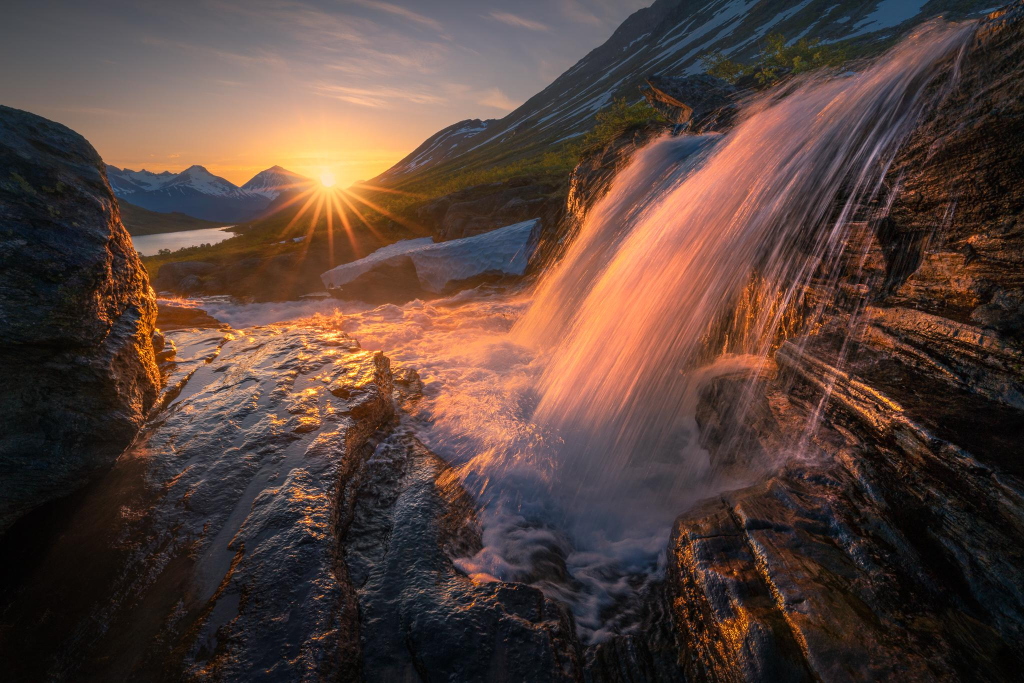
#> input picture image/img0.png, 2048 x 1366 px (shown at 1/2 size); its folder holds 4 pictures in this run
$ python resize.py
#> lines starting #> are read from the running program, lines starting #| are printed output that depends on the picture
from PIL import Image
import glob
import numpy as np
import matplotlib.pyplot as plt
image_list = []
for filename in glob.glob('image/*.png'): #assuming gif
    im=Image.open(filename)
#> im is the input picture: PIL image 2048x1366 RGB; mean R, G, B 85.8, 64.9, 57.6
    image_list.append(im)
#print(len(image_list))
img_data=np.array(image_list[0])
#print(ary)
#print('\n\n\n\n')
img_data=img_data
#print(ary)
img_data[:1920,:1080,:]
img_data=np.flip(img_data,axis=1)
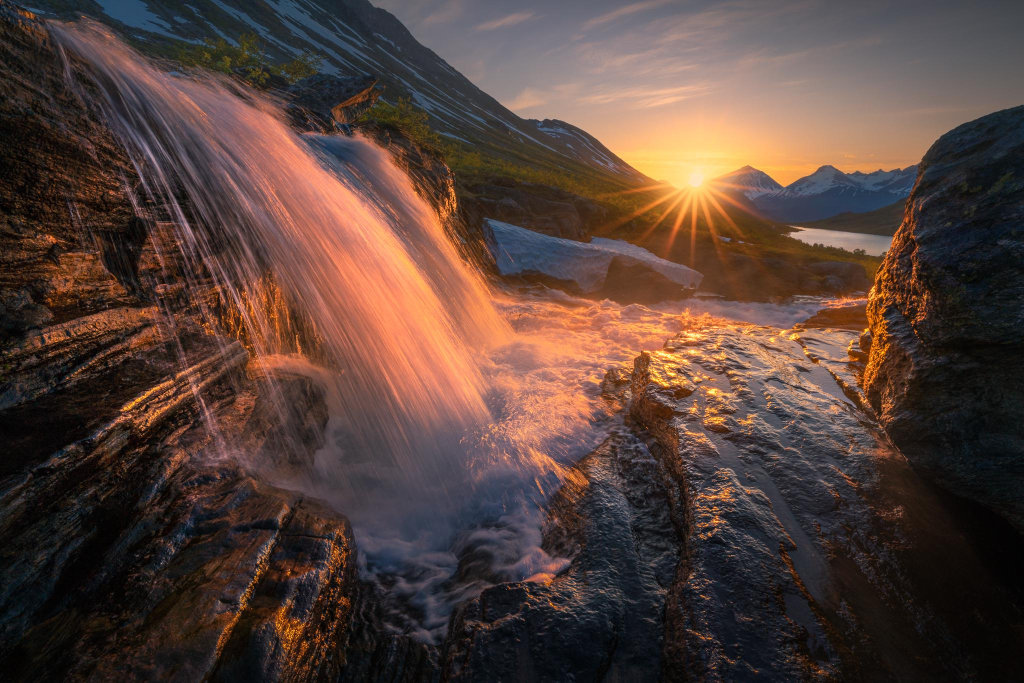
#> img_data: shape (1366, 2048, 3) (shown at 1/2 size); mean R, G, B 85.8, 64.9, 57.6
test=Image.fromarray(img_data)
test.save("test.png")
